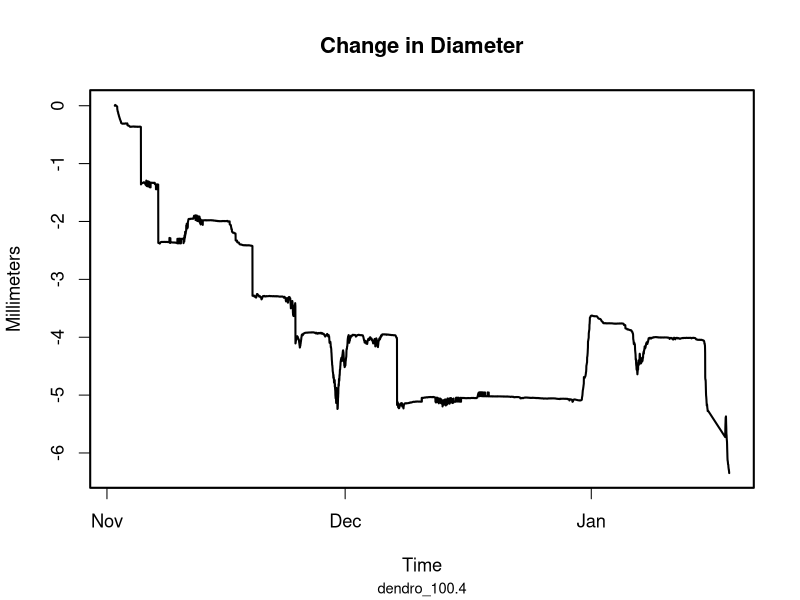
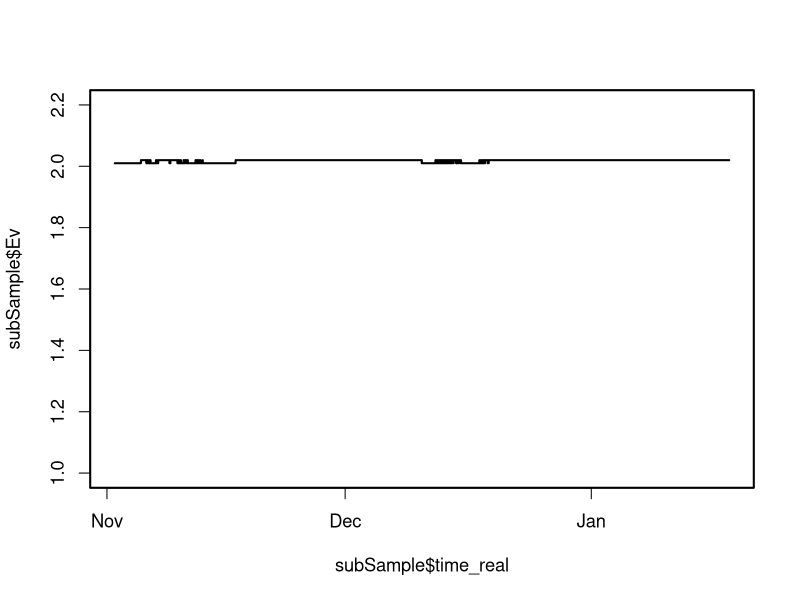
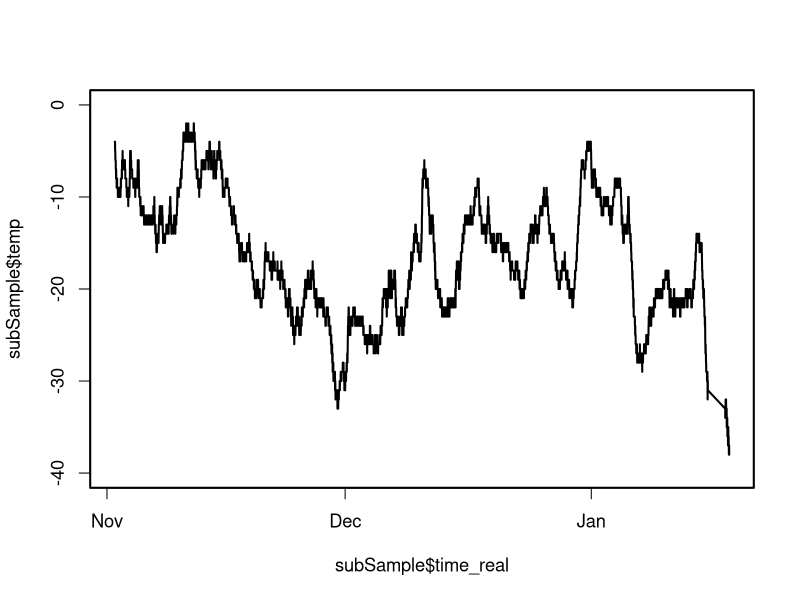
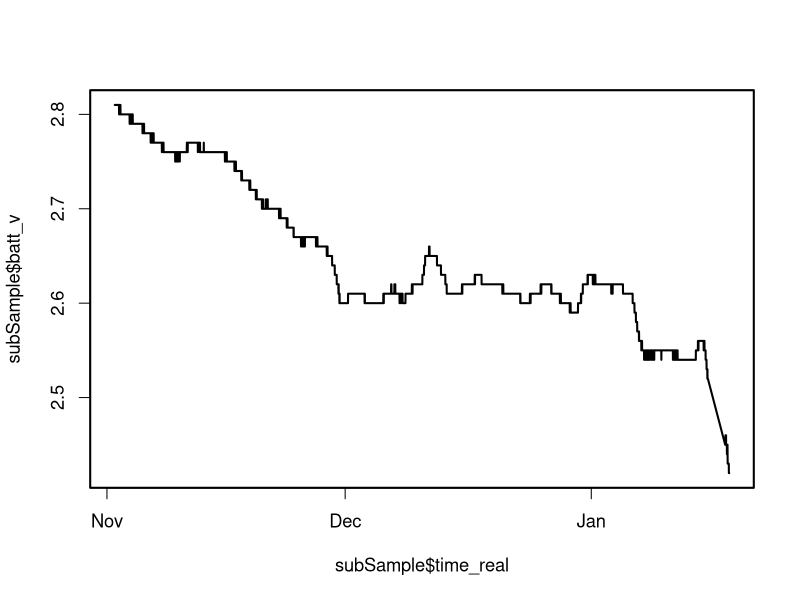
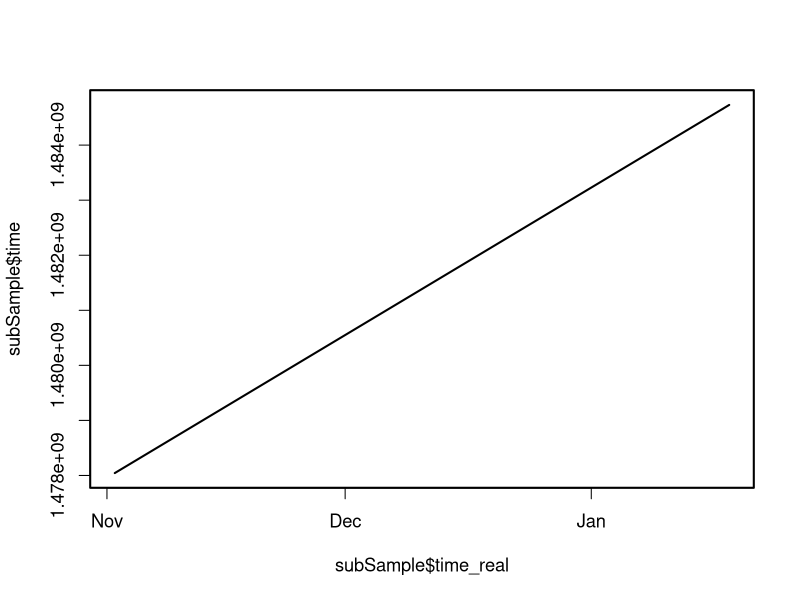
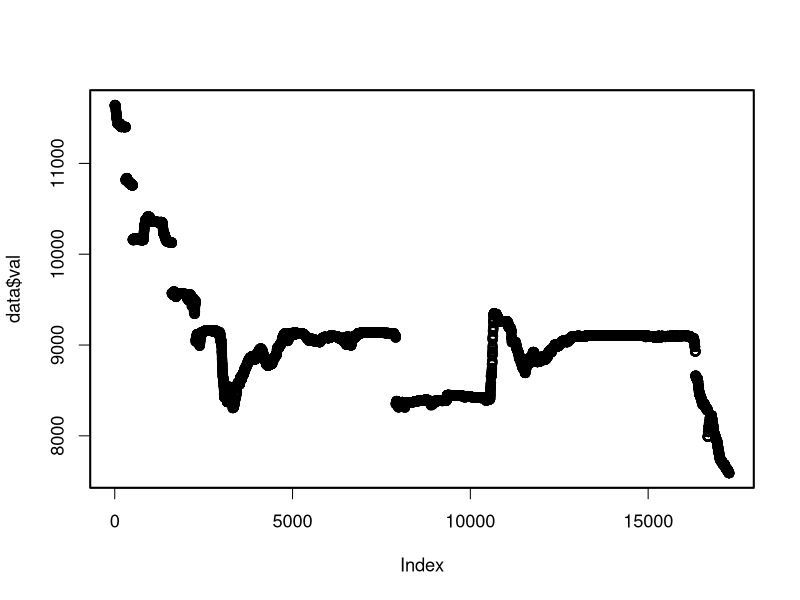
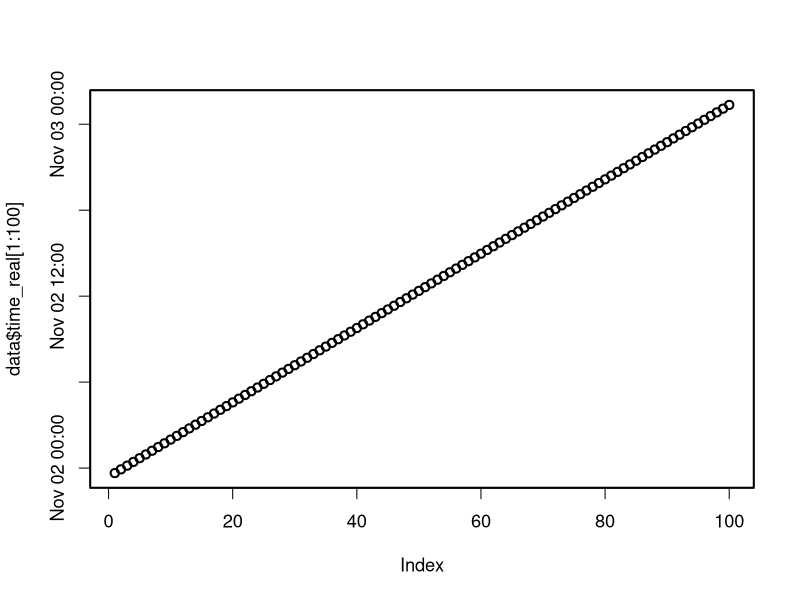
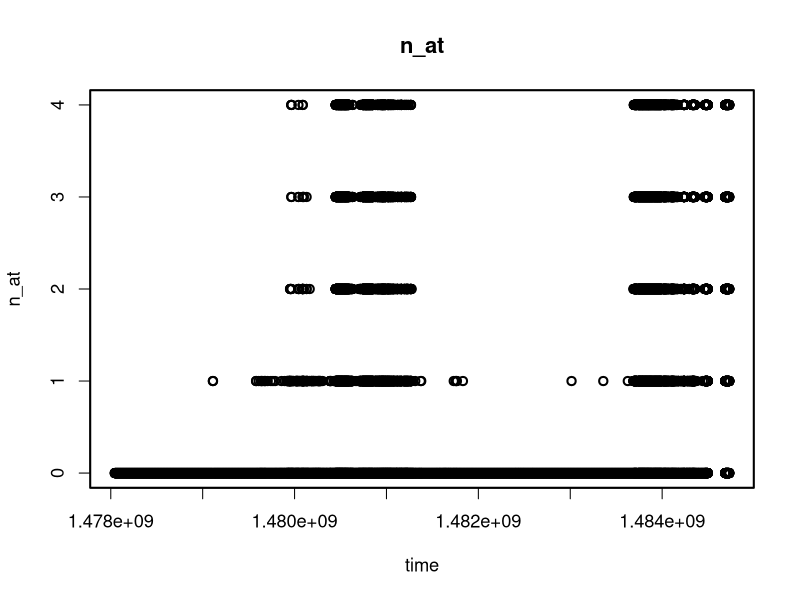

The R source for these figures, in order: (Note: this script raises an error after producing the figures.)
Vref = 2.048 #ADC Voltage Reference
N = 16 #ADC Set to 16 bit resolution
LSB = ((2*Vref)/2^N) #Least Significant Bit (in volts)
PGA = 1 #Programmable Gain Amplifier (Set to 1)
L = 50 #Length of Linear Sensor

setwd("~/Documents/Projects/UAF/dendrometer/data/2017-02-03//")
##--Load In Data--##
data = data.frame(read.csv("100_3.csv"))
#Sensor Address, Unix Time Stamp, ADC Value, Temperature, Battery Voltage, Excitation Voltage, Number of send attamps
names(data) <- c("sensor_num", "time", "val", "temp", "batt_v", "Ev", "n_at") 
data$time_real = as.POSIXct(data$time, origin="1970-01-01") #Convert time to POSIX

dateTime1 <- strptime("0:00 2016/1/01", format="%H:%M %Y/%m/%d", tz="America/Anchorage")
dateTime2 <- strptime("0:00 2017/12/01", format="%H:%M %Y/%m/%d", tz="America/Anchorage")
subSample <- data[data$time_real < dateTime2 & data$time_real > dateTime1, ]

subSample$Iv = subSample$val*(LSB/PGA) #Caluclate Input Voltage (Iv)
subSample$position = ((subSample$Iv/subSample$Ev)*L) #Calculate Position of Slider

subSample$change = subSample[,10] - subSample[1,10] #calculate the change in diameter of the tree
dataTrim = subSample[0:(nrow(subSample)-1),0:11]
par(
  cex = "1.1",
  cex.sub="0.8",
  lwd = "2"
  )
plot(
  change~time_real, 
  data = dataTrim, 
  main="Change in Diameter",
  sub="dendro_100.4",
  xlab="Time",
  ylab="Millimeters",
  type = "l"
  )


plot(subSample$Ev~subSample$time_real, type = "l", ylim=c(1, 2.2))
plot(subSample$temp~subSample$time_real, type = "l", ylim=c(-40, 0))
plot(subSample$batt_v~subSample$time_real, type = "l")
plot(subSample$time~subSample$time_real, type = "l")




plot(data$val)
plot(data$time_real[1:100],)
plot(n_at~time, data = data, main="n_at")
plot(val~time_real, data = dataTrim, main="val")
plot(Ev~time_real, data = dataTrim, main = "exciitation Voltage")

plot(temp~time_real, data=data, main="Temp")
plot(val~time_real, data = data, main="val")
plot(batt_v~time_real, data = data, main = "battery")


ggplot(BOD, aes(x=data$time, y=data$position)) + geom_line()

install.packages("ggplot2")
library("ggplot2", lib.loc="/Library/Frameworks/R.framework/Versions/3.1/Resources/library")
